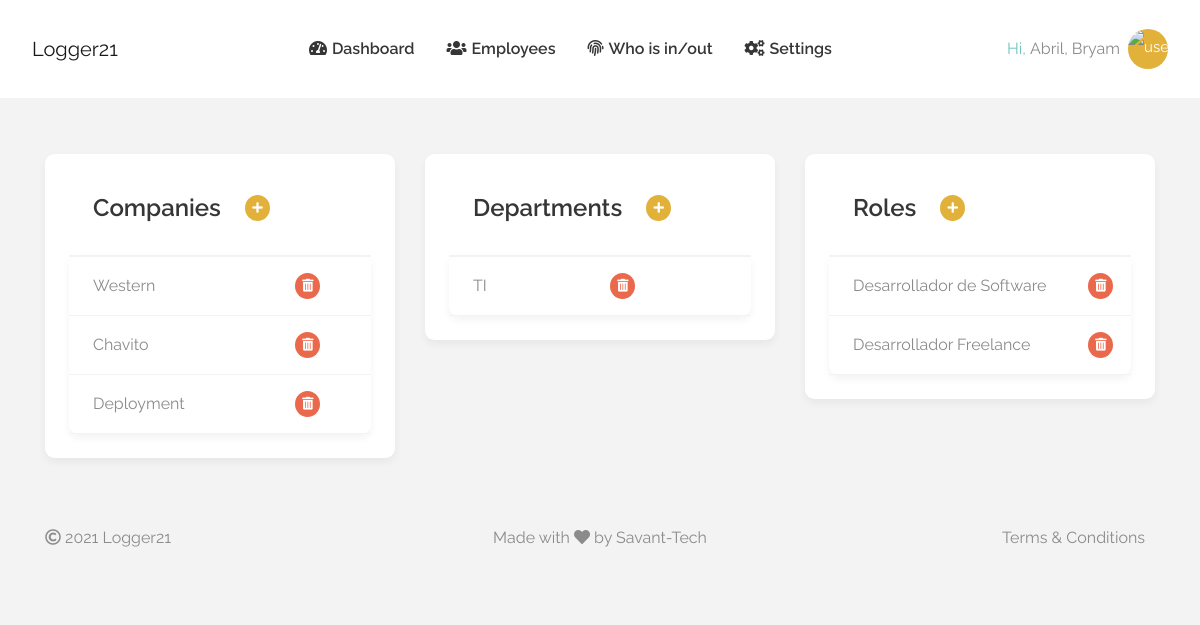
Page /dashboard/settings (signed in) on the committed database.
### users/models.py (models this page shows)
class User(AbstractBaseUser, PermissionsMixin):
    first_name = models.CharField(max_length=255, verbose_name='Nombre',null=True, )
    last_name = models.CharField(max_length=255, verbose_name='Apellido',null=True, )
    email = models.EmailField(unique=True, verbose_name="Correo Electronico")
    direction = models.CharField(max_length=70, verbose_name='Direccion', null=True, )
    province = models.CharField(max_length=70, verbose_name='Provincia', null=True, )
    country = models.CharField(max_length=70, verbose_name='Pais', null=True, )
    telephone = models.CharField(max_length=70, verbose_name='Telefono', null=True, )
    avatar = JPEGField(
        upload_to='users/avatar/',
        variations={
            'thumbnail': {"width": 100, "height": 100, "crop": True}
        },
        null=True, blank=True)
    is_active = models.BooleanField(default=True)  # Indica si el usuario esta activo
    is_staff = models.BooleanField(default=False)
    date_joined = models.DateTimeField(default=timezone.now)
    USERNAME_FIELD = 'email'  # Identificador unico
    REQUIRED_FIELDS = []  # Lista de nombres que solicita al crear un superusuario
    objects = UserManager()
    class Meta:
        verbose_name = 'Usuario'
        verbose_name_plural = 'Usuarios'
        ordering = ['-id']
    def __str__(self):
        return '{}, {}'.format(self.last_name, self.first_name)
    def get_avatar(self):
        if self.avatar:
            return self.avatar.url
        else:
            return os.path.join(settings.MEDIA_URL + str('users/avatar/male.png'))

### business/models.py (models this page shows, shortened)
class Company(models.Model):
    name = models.CharField(max_length=255, verbose_name='Company name', unique=True)
    class Meta:
        verbose_name = 'Company'
        verbose_name_plural = 'Companies'

class Department(models.Model):
    name = models.CharField(max_length=255, verbose_name='Department name', unique=True)
    company = models.ForeignKey(Company, on_delete=models.SET_NULL, null=True, verbose_name='Company name')
    class Meta:
        verbose_name = 'Department'
        verbose_name_plural = 'Departments'
        ordering = ['id']

class Role(models.Model):
    name = models.CharField(max_length=255, verbose_name='Role name', unique=True)
    depatrment = models.ForeignKey(Department, on_delete=models.SET_NULL, null=True, verbose_name='Department name')
    class Meta:
        verbose_name = 'Role'
        verbose_name_plural = 'Roles'

### webapp/views_admin.py (the view)
# urls.py: path('dashboard/settings', Settings.as_view(), name='settings'),
class Settings(LoginRequiredMixin, generic.TemplateView):
    template_name = 'dash/settings.html'
    login_url = 'webapp:login'
    def get_context_data(self, *args, **kwargs):
        context = super().get_context_data(**kwargs)
        context['companies'] = Company.objects.all()
        context['departments'] = Department.objects.all()
        context['roles'] = Role.objects.all()
        context['add-company'] = reverse_lazy('webapp:company-create')
        return context

### webapp/templates/dash/settings.html (shortened to what this page needs)
{% extends 'bases/base.html' %}
{% load static %}
{% block content %}
<div class="container">
    <div class="row jobProjectCosting mt-3 mt-lg-4">
        <div class="col-12 col-lg-4">
            <div class="p-3 p-xl-4 shadow-sm bg-white rounded">
                <div class="job-title d-flex align-items-center mb-2 mb-xl-3 ">
                    <h4 class="mt-0 mb-0 p-3 px-lg-4 d-flex align-items-center justify-content-between">
                        Companies
                    </h4>
                    <a href="{% url 'webapp:company-create'%}"
                    class="btn btn-primary p-0 rounded-circle border-0">
                        <i class="fa fa-plus" style="width: 25px; height: 25px; line-height: 23px; font-size: 0.75em"></i>
                    </a>
                </div>
                <div id="" class="shadow-sm bg-white rounded">
                    <div class="border-top border-bottom">
                        <table class="table table-sm mb-0">
                            <tbody>
                                {% for company in companies %}
                                    <tr class="lstNormalItem">
                                        <td class="pl-3 pl-lg-4" style="word-break: break-all;">
                                            {{company.name}}
                                        </td>
                                        <td>
                                            <a href="{% url 'webapp:company-delete' company.id %}"
                                            class="ml-1 btn btn-danger p-0 rounded-circle border-0">
                                                <i class="fas fa-trash-alt" style="width: 25px; height: 25px; line-height: 23px; font-size: 0.8em"></i>
                                            </a>
                                        </td>
                                    </tr>
                                {% endfor %}
                            </tbody>
                        </table>
                    </div>
                </div>
            </div>
        </div>
        <div class="col-12 col-lg-4">
            <div class="p-3 p-xl-4 shadow-sm bg-white rounded">
                <div class="job-title d-flex align-items-center mb-2 mb-xl-3 ">
                    <h4 class="mt-0 mb-0 p-3 px-lg-4 d-flex align-items-center justify-content-between">
                        Departments
                    </h4>
                    <a href="{% url 'webapp:department-create'%}"
                    class="btn btn-primary p-0 rounded-circle border-0">
                        <i class="fa fa-plus" style="width: 25px; height: 25px; line-height: 23px; font-size: 0.75em"></i>
                    </a>
                </div>
                <div id="whos-in-dash-list" class="shadow-sm bg-white rounded">
                    <div class="border-top border-bottom">
                        <table class="table table-sm mb-0">
                            <tbody>
                                {% for department in departments %}
                                    <tr class="lstNormalItem">
                                        <td class="pl-3 pl-lg-4" style="word-break: break-all;">
                                            {{department.name}}
                                        </td>
                                        <td>
                                            <a href="{% url 'webapp:department-delete' department.id %}"
                                            class="ml-1 btn btn-danger p-0 rounded-circle border-0">
                                                <i class="fas fa-trash-alt" style="width: 25px; height: 25px; line-height: 23px; font-size: 0.8em"></i>
                                            </a>
                                        </td>
                                    </tr>
                                {% endfor %}
                            </tbody>
                        </table>
                    </div>
                </div>
            </div>
        </div>
        <div class="col-12 col-lg-4">
            <div class="p-3 p-xl-4 shadow-sm bg-white rounded">
                <div class="job-title d-flex align-items-center mb-2 mb-xl-3 ">
                    <h4 class="mt-0 mb-0 p-3 px-lg-4 d-flex align-items-center justify-content-between">
                        Roles
                    </h4>
                    <a href="{% url 'webapp:role-create'%}"
                    class="btn btn-primary p-0 rounded-circle border-0">
                        <i class="fa fa-plus" style="width: 25px; height: 25px; line-height: 23px; font-size: 0.75em"></i>
                    </a>
                </div>
                <div id="" class="shadow-sm bg-white rounded">
                    <div class="border-top border-bottom">
                        <table class="table table-sm mb-0">
                            <tbody>
                                {% for role in roles %}
                                    <tr class="lstNormalItem">
                                        <td class="pl-3 pl-lg-4" style="word-break: break-all;">
                                            {{role.name}}
                                        </td>
                                        <td>
                                            <a href="{% url 'webapp:role-delete' role.id %}"
                                            class="ml-1 btn btn-danger p-0 rounded-circle border-0">
                                                <i class="fas fa-trash-alt" style="width: 25px; height: 25px; line-height: 23px; font-size: 0.8em"></i>
                                            </a>
                                        </td>
                                    </tr>
                                {% endfor %}
                            </tbody>
                        </table>
                    </div>
                </div>
            </div>
        </div>
    </div>
</div>
{% endblock content %}

### webapp/templates/includes/dashboard.html (shortened to what this page needs)
{% load static %}
<div class="offcanvas-collapse navbar-collapse" id="navigation">
    <ul class="navbar-nav m-auto">
        <li id="ctl00_liPunch" class="nav-item">
            <a id="lnkPunch" class="nav-link d-flex align-items-baseline flex-row flex-lg-column flex-xl-row py-3 py-md-3 py-lg-0 px-0 px-md-0 px-lg-3 px-xl-6" title="Clock in/out"
            href="{% url 'webapp:admin-dash' %}">
            <i class="fa fa-tachometer-alt" style="font-size: 1em; padding-right: 5px"></i>
                Dashboard
            </a>
        </li>
        <li id="ctl00_liPunch" class="nav-item">
            <a id="lnkPunch" class="nav-link d-flex align-items-baseline flex-row flex-lg-column flex-xl-row py-3 py-md-3 py-lg-0 px-0 px-md-0 px-lg-3 px-xl-6" title="Clock in/out"
            href="{% url 'webapp:admin-employees' %}">
            <i class="fa fa-users" style="font-size: 1em; padding-right: 5px"></i>
                Employees
            </a>
        </li>
        <li id="ctl00_liPunch" class="nav-item">
            <a id="lnkPunch" class="nav-link d-flex align-items-baseline flex-row flex-lg-column flex-xl-row py-3 py-md-3 py-lg-0 px-0 px-md-0 px-lg-3 px-xl-6" title="Clock in/out"
            href="{% url 'webapp:admin-whois' %}">
            <i class="fa fa-fingerprint" style="font-size: 1em; padding-right: 5px"></i>
                Who is in/out
            </a>
        </li>
        <li id="ctl00_liPunch" class="nav-item">
            <a id="lnkPunch" class="nav-link d-flex align-items-baseline flex-row flex-lg-column flex-xl-row py-3 py-md-3 py-lg-0 px-0 px-md-0 px-lg-3 px-xl-6" title="Clock in/out"
            href="{%url 'webapp:settings'%}">
            <i class="fa fa-cogs" style="font-size: 1em; padding-right: 5px"></i>
                Settings
            </a>
        </li>
    </ul>
    <div id="ctl00_pnlUserAccount">
        <div class="dropdown d-flex align-items-center">
            <div class="d-none d-lg-none d-xl-inline-block"><span class="teal-text">Hi,&nbsp;</span>{{request.user}}</div>
            <img class="user-avatar user-dropdown-btn dropdown-toggle ml-2 btn pill btn-primary btn-sm" data-toggle="dropdown" alt="user" src="{{request.user.get_avatar}}"/>
        </div>
    </div>
</div>

### webapp/static/webapp/css/style.css (style rules this page uses)
.teal-text { color:#70c4be }
.dropdown-toggle::after { display:none }
header .main-navigation .user-dropdown-btn.dropdown-toggle { width:40px;height:40px;text-align:center;line-height:37px;padding:0;font-weight:400 }
@media screen and (max-width:1479px) { .table th,.table td { padding:1rem;vertical-align:middle } }

### webapp/static/webapp/css/home.css (style rules this page uses)
.user-avatar { width: 50%; border-radius: 50%; vertical-align: middle; border-style: none; }

### rows in the picture
User: user "Abril, Bryam"
Company: name "Western"
Company: name "Chavito"
Company: name "Deployment"
Department: name "TI"
Role: name "Desarrollador de Software"
Role: name "Desarrollador Freelance"
